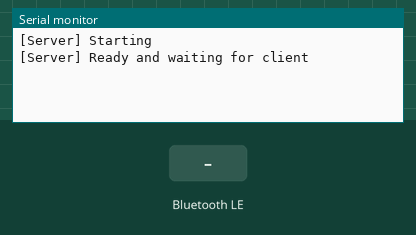
Bench run of a sketch on a simulated ESP32. On the bench: the last lines printed to the serial monitor. The test bench sets the inputs (shaded band). Nothing arrives over Bluetooth unless stated; a phone connects over Bluetooth LE 3 s after start.

Above: at 1.2 s.
1.3 s: Bluetooth LE write "1" received
At 2.3 s:
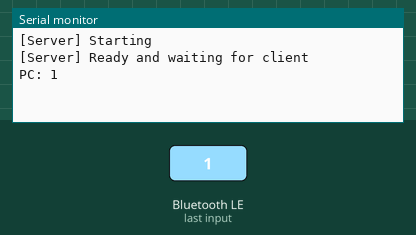
4.3 s: Bluetooth LE write "0" received
At 5.5 s:
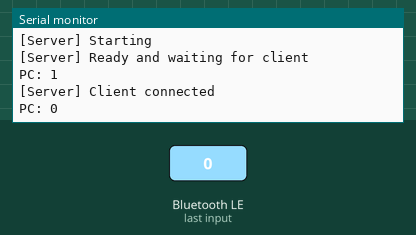
5.8 s: Bluetooth LE write "2" received
At 6.9 s:
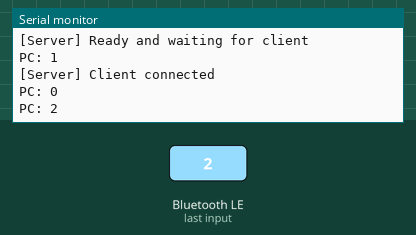

The sketch:

blecho_server.ino
```cpp
// (licence header left out)
#include <BLEDevice.h>
#include <BLEServer.h>
#include <BLEUtils.h>

#define ESP32_SERVICE_UUID "4fafc201-1fb5-459e-8fcc-c5c9c331914b"
#define CHARACTERISTIC_UUID "12570b69-4f11-4b26-bbaa-54127cba01e9"

BLEServer *server = NULL;
bool connected = false;
bool once = false;

class ChatCallbacks : public BLECharacteristicCallbacks {
  void onWrite(BLECharacteristic *chara) {
    std::string recv = chara->getValue();

    if (recv.length() > 0) {
      Serial.print("PC: ");
      Serial.print(recv.c_str());
      Serial.println();
    }
  }
};

class SrvCallbacks : public BLEServerCallbacks {
  void onConnect(BLEServer *_) {
    connected = true;
    once = true;
    Serial.println("[Server] Client connected");
  };

  void onDisconnect(BLEServer *_) {
    connected = false;
  }
};

void setup() {
  Serial.begin(115200);
  Serial.println("[Server] Starting");

  BLEDevice::init("BLEcho");
  server = BLEDevice::createServer();
  server->setCallbacks(new SrvCallbacks());
  BLEService *service = server->createService(ESP32_SERVICE_UUID);

  BLECharacteristic *chara = service->createCharacteristic(
    CHARACTERISTIC_UUID,
    BLECharacteristic::PROPERTY_READ | BLECharacteristic::PROPERTY_WRITE);
  chara->setCallbacks(new ChatCallbacks());
  chara->setValue("Hey, write to this characteristic!");

  service->start();
  server->getAdvertising()->start();

  Serial.println("[Server] Ready and waiting for client");
}

void loop() {
  // disconnected
  if (!connected && once) {
    Serial.println("[Server] Client disconnected");
    delay(1000);
    server->startAdvertising();
    once = false;
    Serial.println("[Server] Ready and waiting for client");
  }
}
```

Measured:
- after the input at 1.3 s, the serial monitor: prints a new line at once (image 1)
- after the input at 4.3 s, the serial monitor: prints a new line at once (image 2)
- after the input at 5.8 s, the serial monitor: prints a new line at once (image 3)
